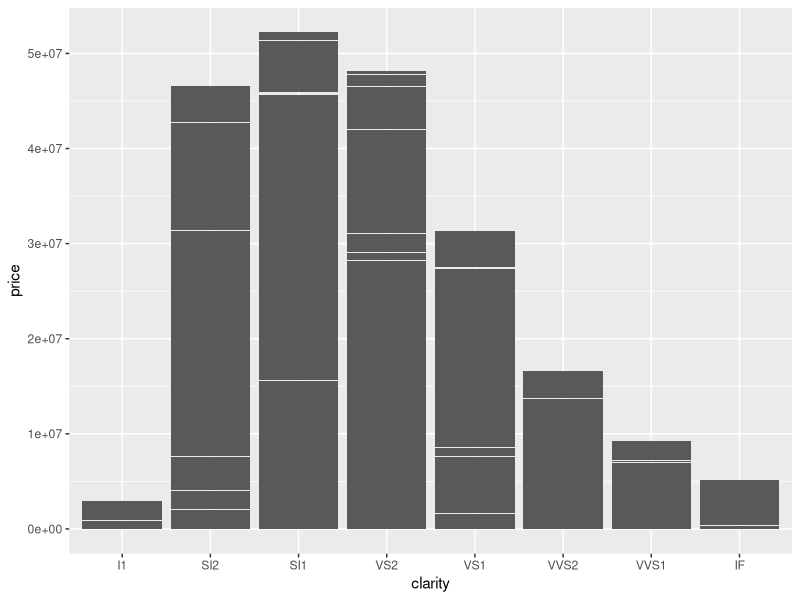
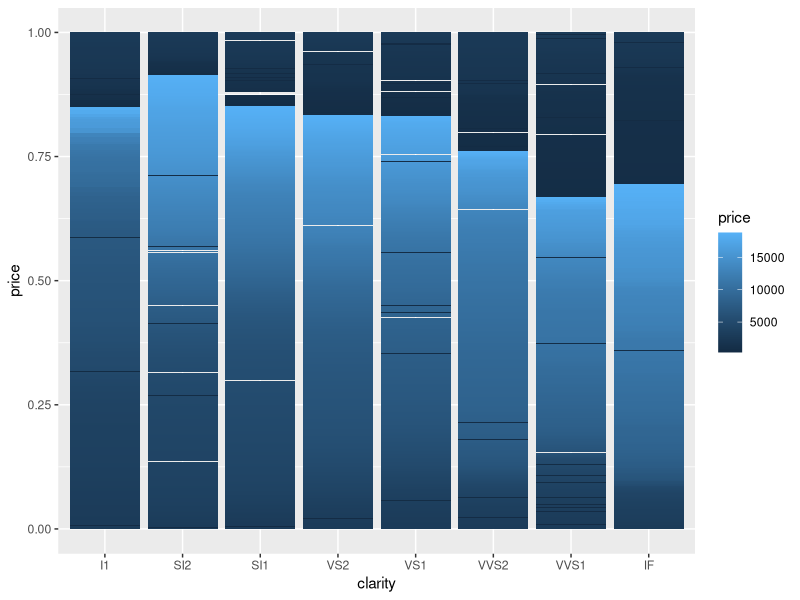
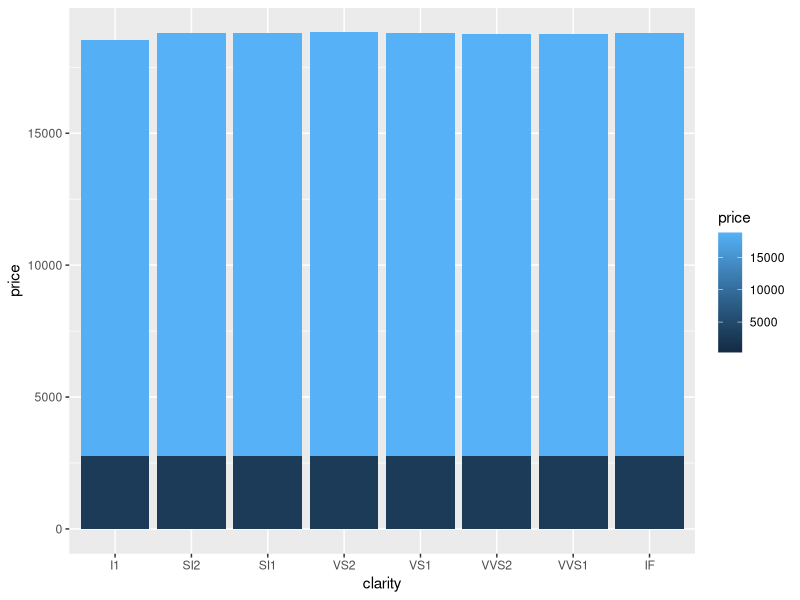
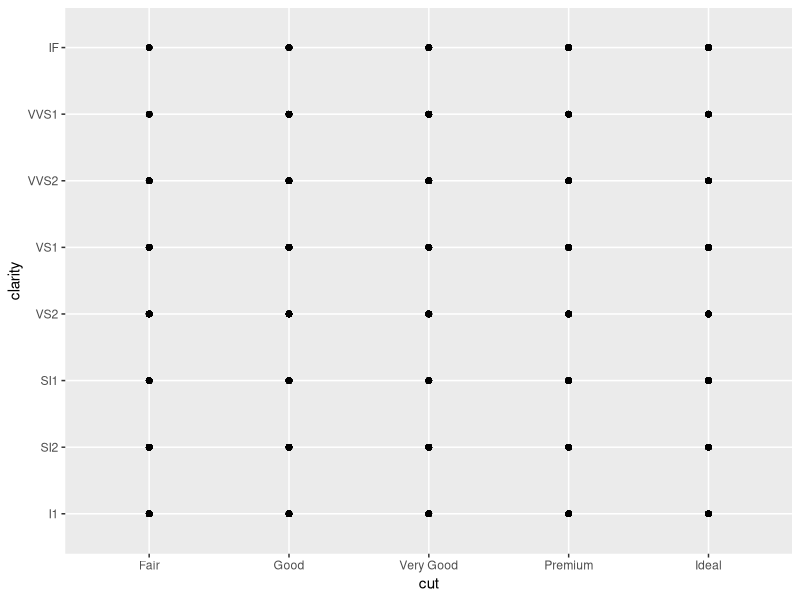
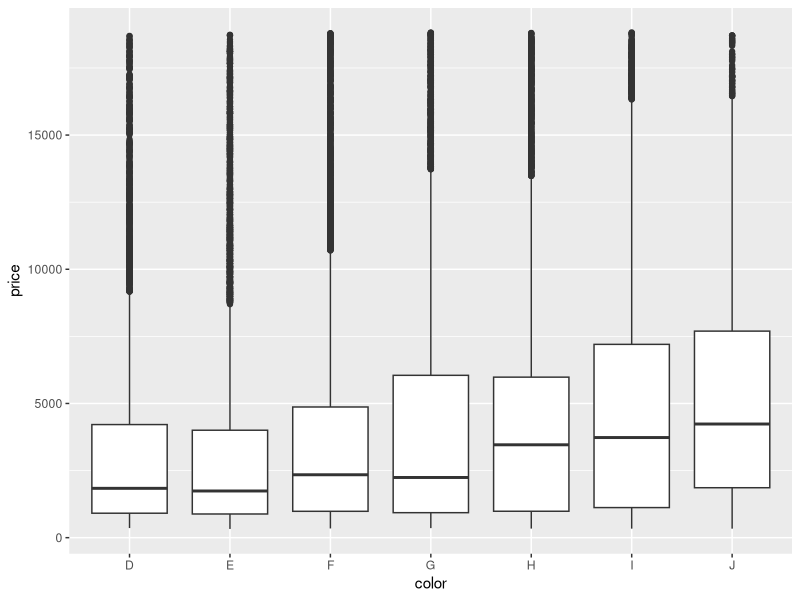

The R script that drew these images, in order:
# Exercise 2: advanced ggplot2 practice

# Install and load the `ggplot2` package
#install.packages('ggplot2')
library("ggplot2")

# For this exercise you will again be working with the `diamonds` data set.
# Use `?diamonds` to review details about this data set
?diamonds

## Position Adjustments

# Draw a column (bar) chart of diamonds cuts by price, with each bar filled by 
# clarity. You should see a _stacked_ bar chart.
ggplot(diamonds) + geom_col(mapping = aes(x = clarity, y = price))


# Draw the same chart again, but with each element positioned to "fill" the y axis
ggplot(diamonds) + geom_col(mapping = aes(x = clarity, y = price, fill = price), position = "fill")

# Draw the same chart again, but with each element positioned to "dodge" each other
ggplot(diamonds) + geom_col(mapping = aes(x = clarity, y = price, fill = price), position = "dodge")

# Draw a plot with point geometry with the x-position mapped to `cut` and the 
# y-position mapped to `clarity`
# This creates a "grid" grouping the points
ggplot(diamonds) + geom_point(mapping = aes(x = cut , y = clarity))

# Use the "jitter" position adjustment to keep the points from all overlapping!
# (This works a little better with a sample of diamond data, such as from the 
# previous exercise).



## Scales

# Draw a "boxplot" (with `geom_boxplot`) for the diamond's price (y) by color (x)
ggplot(diamonds) + geom_boxplot(mapping = aes(x = color , y = price))

# This has a lot of outliers, making it harder to read. To fix this, draw the 
# same plot but with a _logarithmic_ scale for the y axis.


# For another version, draw the same plot but with `violin` geometry instead of 
# `boxplot` geometry!
# How does the logarithmic scale change the data presentation?


# Another interesting plot: draw a plot of the diamonds price (y) by carat (x), 
# using a heatmap of 2d bins (geom_bin2d)
# What happens when you make the x and y channels scale logarithmically?


# Draw a scatter plot for the diamonds price (y) by carat (x). Color each point
# by the clarity (Remember, this will take a while. Use a sample of the diamonds 
# for faster results)


# Change the color of the previous plot using a ColorBrewer scale of your choice. 
# What looks nice?



## Coordinate Systems

# Draw a bar chart with x-position and fill color BOTH mapped to cut
# For best results, SET the `width` of the geometry to be 1 (fill plot, no space
# between)
# TIP: You can save the plot to a variable for easier modifications


# Draw the same chart, but with the coordinate system flipped


# Draw the same chart, but in a polar coordinate system. It's a Coxcomb chart!



## Facets

# Take the scatter plot of price by carat data (colored by clarity) and add 
# _facets_ based on the diamond's `color`



## Saving Plots

# Use the `ggsave()` function to save the current (recent) plot to disk.
# Name the output file "my-plot.png".
# Make sure you've set the working directory!!

